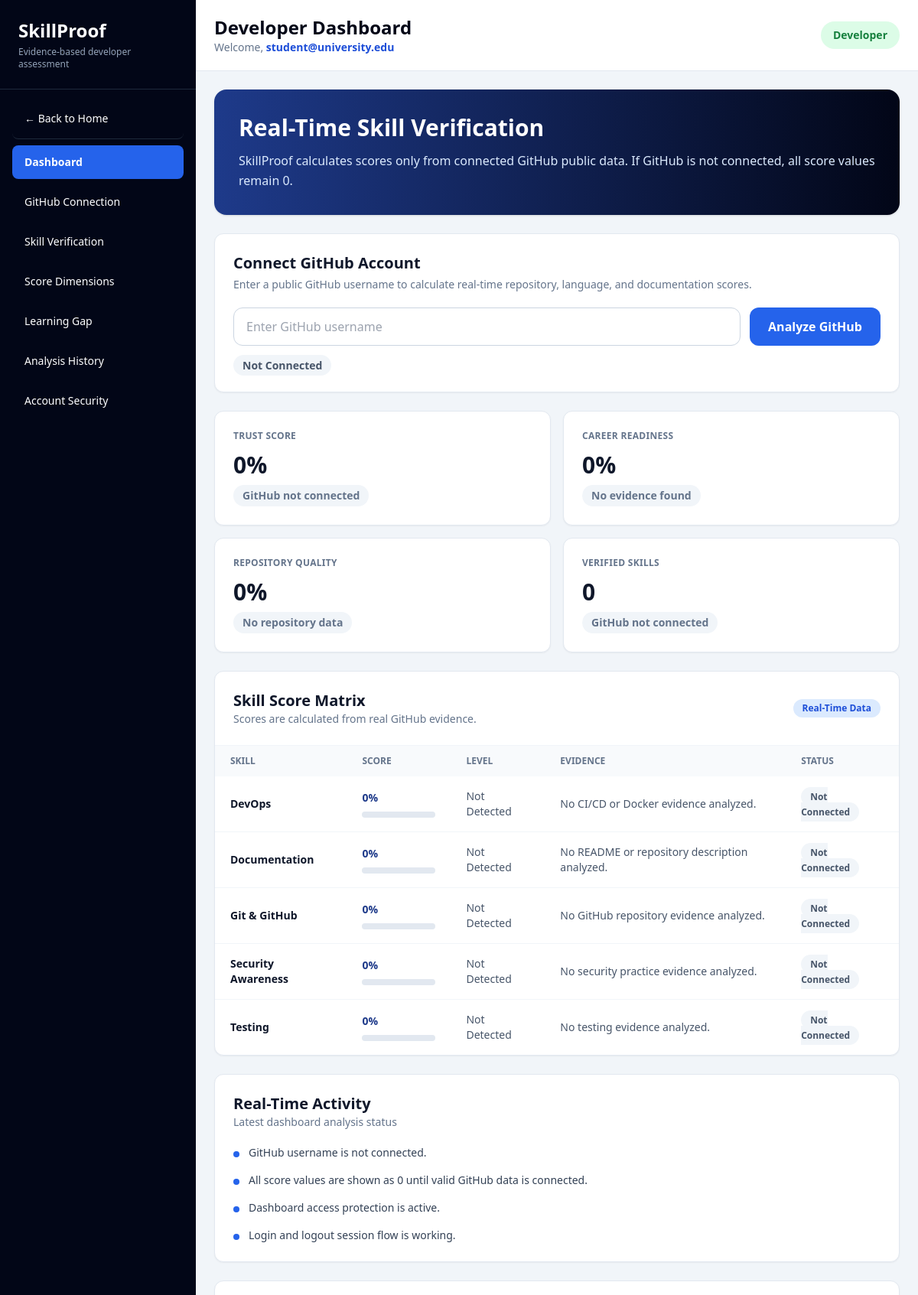
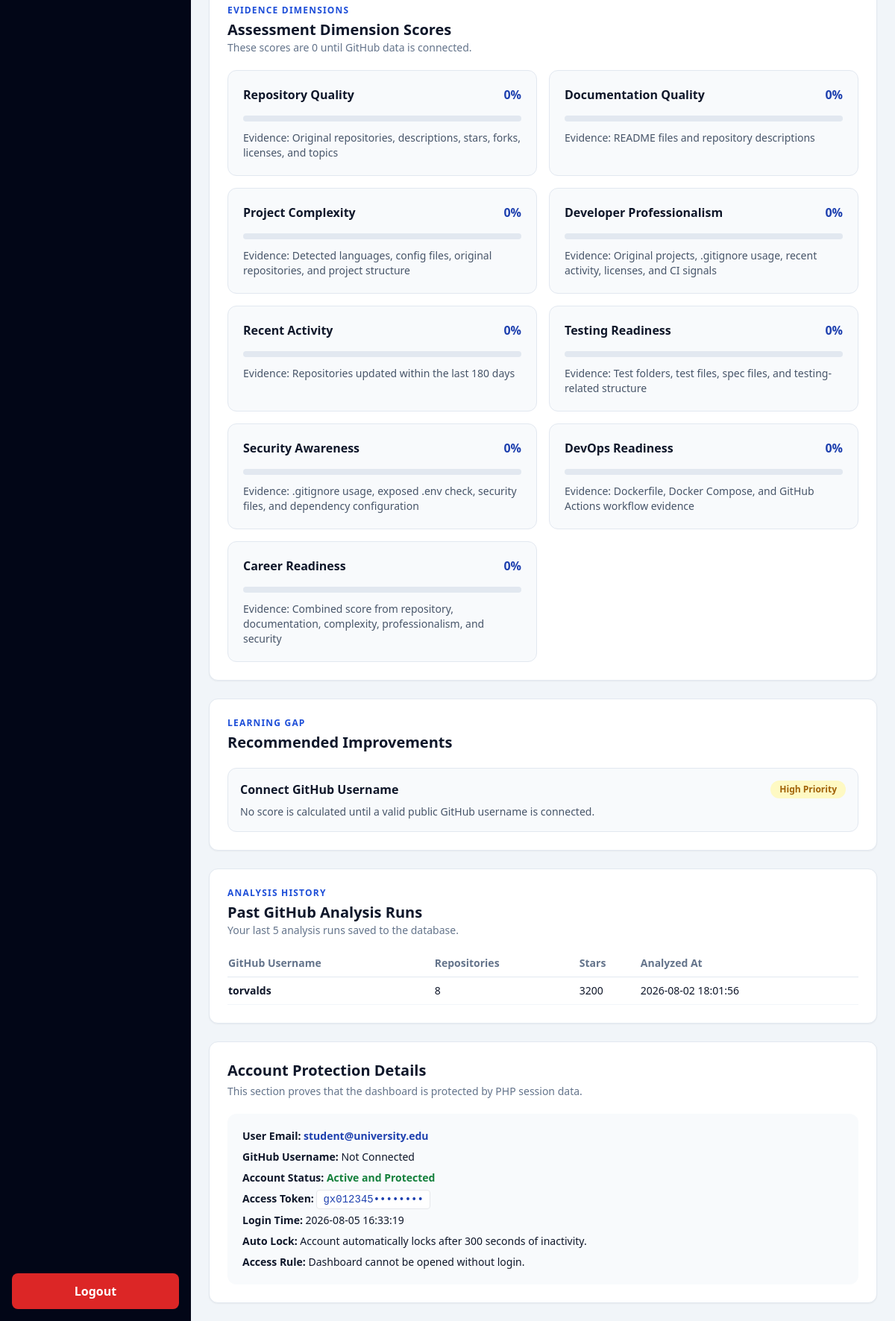
Page /auth_system/dashboard.php (signed in) on the committed database (2 pictures, top to bottom).
### tables this page shows
CREATE TABLE skill_analyses (
    analysis_id            INT AUTO_INCREMENT PRIMARY KEY,
    user_id                INT NOT NULL,
    github_username        VARCHAR(100) NOT NULL,
    total_repositories     INT DEFAULT 0,
    original_repositories  INT DEFAULT 0,
    forked_repositories    INT DEFAULT 0,
    total_stars            INT DEFAULT 0,
    total_forks            INT DEFAULT 0,
    languages_detected     INT DEFAULT 0,
    readme_count           INT DEFAULT 0,
    analyzed_at            TIMESTAMP DEFAULT CURRENT_TIMESTAMP,
    FOREIGN KEY (user_id) REFERENCES users(user_id) ON DELETE CASCADE
);

### auth_system/dashboard.php (the view, shortened to what the rows shown need)
<?php
function safe_output($value) {
    return htmlspecialchars((string) $value, ENT_QUOTES, "UTF-8");
}
$user_email = $_SESSION["user_email"];
    $pdo = skillproof_db();
    $userLookup = $pdo->prepare("SELECT user_id FROM users WHERE email = ? LIMIT 1");
    $userLookup->execute([$user_email]);
    $userRow = $userLookup->fetch();
    $current_user_id = $userRow ? (int) $userRow["user_id"] : null;
    $analysisHistory = [];
    if ($current_user_id) {
        $historyStmt = $pdo->prepare(
            "SELECT github_username, total_repositories, total_stars, analyzed_at
            FROM skill_analyses WHERE user_id = ? ORDER BY analyzed_at DESC LIMIT 5"
        );
        $historyStmt->execute([$current_user_id]);
        $analysisHistory = $historyStmt->fetchAll();
    }
?>
<!DOCTYPE html>
<html lang="en">
<head>
    <script src="https://cdn.tailwindcss.com"></script>
</head>
<body class="bg-slate-100 text-slate-900">
<div class="min-h-screen flex">
    <aside class="w-64 bg-slate-950 text-white fixed top-0 left-0 h-full hidden lg:flex flex-col">
        <div class="p-6 border-b border-slate-800">
            <h1 class="text-2xl font-extrabold">SkillProof</h1>
        </div>
    </aside>
    <main class="flex-1 lg:ml-64">
        <header class="bg-white border-b border-slate-200 px-6 py-5 flex items-center justify-between">
            <div>
                <h2 class="text-2xl font-extrabold text-slate-950">Developer Dashboard</h2>
            </div>
        </header>
        <section id="dashboard" class="p-6 space-y-6">
            <div class="grid grid-cols-1 xl:grid-cols-3 gap-6" id="skills">
                <div class="xl:col-span-2 bg-white border border-slate-200 rounded-xl shadow-sm overflow-hidden">
                    <div class="overflow-x-auto">
                        <table class="w-full text-sm">
                            <thead class="bg-slate-50 text-slate-500 uppercase text-xs">
                                <tr>
                                    <th class="text-left px-5 py-3">Skill</th>
                                    <th class="text-left px-5 py-3">Score</th>
                                    <th class="text-left px-5 py-3">Level</th>
                                    <th class="text-left px-5 py-3">Evidence</th>
                                    <th class="text-left px-5 py-3">Status</th>
                                </tr>
                            </thead>
                        </table>
                    </div>
                </div>
            </div>
            <div id="history" class="bg-white border border-slate-200 rounded-xl p-6 shadow-sm">
                <?php if (empty($analysisHistory)): ?>
                    <p class="text-sm text-slate-400">No analysis history yet. Run an analysis above to see it here.</p>
                <?php else: ?>
                    <table class="w-full text-sm">
                        <thead>
                            <tr class="border-b border-slate-200 text-left text-slate-500">
                                <th class="py-2">GitHub Username</th>
                                <th class="py-2">Repositories</th>
                                <th class="py-2">Stars</th>
                                <th class="py-2">Analyzed At</th>
                            </tr>
                        </thead>
                        <tbody>
                            <?php foreach ($analysisHistory as $entry): ?>
                                <tr class="border-b border-slate-100">
                                    <td class="py-2 font-bold"><?php echo safe_output($entry["github_username"]); ?></td>
                                    <td class="py-2"><?php echo safe_output($entry["total_repositories"]); ?></td>
                                    <td class="py-2"><?php echo safe_output($entry["total_stars"]); ?></td>
                                    <td class="py-2"><?php echo safe_output($entry["analyzed_at"]); ?></td>
                                </tr>
                            <?php endforeach; ?>
                        </tbody>
                    </table>
                <?php endif; ?>
            </div>
        </section>
    </main>
</div>
</body>
</html>

### rows in the picture
skill_analyses: github_username "torvalds", total_repositories "8", total_stars "3200", analyzed_at "2026-08-02 18:01:56"

### other values in the picture
safe_output($user_email) "student@university.edu"
safe_output($user_role) "Developer"
safe_output($card["title"]) "TRUST SCORE"
safe_output($card["value"]) "0%"
safe_output($card["note"]) "GitHub not connected"
safe_output($card["title"]) "CAREER READINESS"
safe_output($card["note"]) "No evidence found"
safe_output($card["title"]) "REPOSITORY QUALITY"
safe_output($card["note"]) "No repository data"
safe_output($card["title"]) "VERIFIED SKILLS"
safe_output($card["value"]) "0"
safe_output($skill["name"]) "DevOps"
safe_output($skill["score"]) "0"
safe_output($skill["level"]) "Not Detected"
safe_output($skill["evidence"]) "No CI/CD or Docker evidence analyzed."
